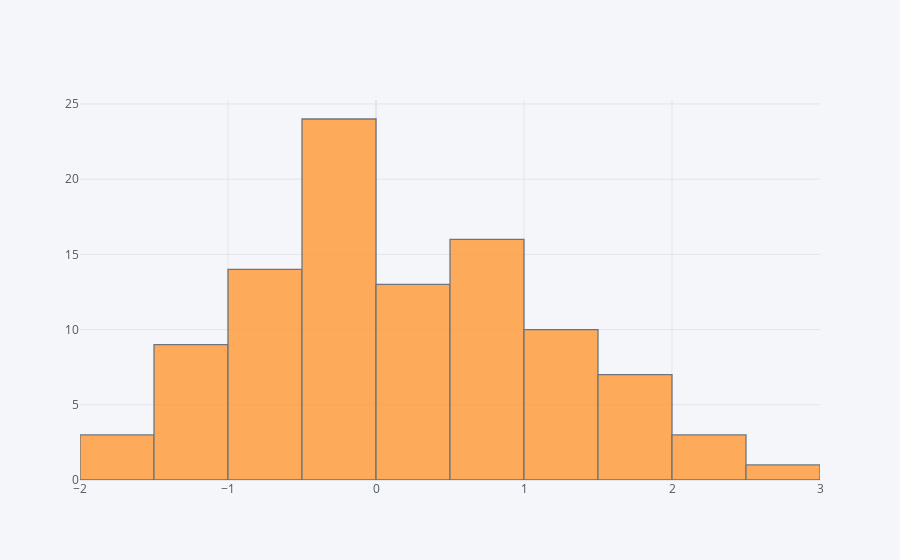

Here is the notebook cell this chart was saved with:
### Markdown cell above
`Compare com os histograsm padrões do matplotlib e seaborn`

### Code cell
df['A'].iplot(kind='hist')

### Figure 1 — Plotly figure (JSON) as saved in the notebook; plotly's stock layout.template omitted (floating-point values rounded to 4 significant figures)
{"data": [{"histfunc": "count", "histnorm": "", "marker": {"color": "rgba(255, 153, 51, 1.0)", "line": {"color": "#4D5663", "width": 1.3}}, "name": "A", "opacity": 0.8, "orientation": "v", "type": "histogram", "x": [2.155, 1.76, 0.6086, 0.445, -0.1579, 0.3783, -0.2741, 0.3065, -0.2831, -0.4233, 2.72, -0.04807, 0.5844, -0.4715, -0.4148, -0.1152, 1.423, 0.7373, -0.4807, -0.7579, -0.9956, 0.002951, 0.7389, -1.369, -0.6581, 0.2977, 0.5672, 0.5772, -1.263, 2.017, -0.7015, -1.28, 0.7469, -0.1727, -0.134, -1.047, -0.6489, 0.8716, -1.529, -1.289, -1.511, 1.326, -1.466, -0.3414, 0.08342, -0.07158, 0.4095, 0.3206, 0.6735, 0.8568, 0.7909, 0.05426, 0.8595, -1.327, 0.3797, -0.4349, 0.5553, -0.2479, -0.9138, -0.7469, -0.2907, 0.749, 1.144, 1.586, 0.6007, -1.462, 0.07504, -0.07618, 1.005, -1.105, 1.278, -0.4096, -0.1423, -0.1212, 1.368, 2.23, -1.613, 1.331, -0.1009, -0.8019, -0.856, 1.066, 0.6047, 1.732, 0.2154, 1.584, 1.831, -0.7389, 0.1883, -0.9685, -0.02959, 1.024, -0.7978, 1.942, -0.8316, -0.4034, -0.5845, -0.3342, 1.563, 1.013]}], "layout": {"barmode": "overlay", "legend": {"bgcolor": "#F5F6F9", "font": {"color": "#4D5663"}}, "paper_bgcolor": "#F5F6F9", "plot_bgcolor": "#F5F6F9", "title": {"font": {"color": "#4D5663"}}, "xaxis": {"gridcolor": "#E1E5ED", "showgrid": true, "tickfont": {"color": "#4D5663"}, "title": {"font": {"color": "#4D5663"}, "text": ""}, "zerolinecolor": "#E1E5ED"}, "yaxis": {"gridcolor": "#E1E5ED", "showgrid": true, "tickfont": {"color": "#4D5663"}, "title": {"font": {"color": "#4D5663"}, "text": ""}, "zerolinecolor": "#E1E5ED"}}}
